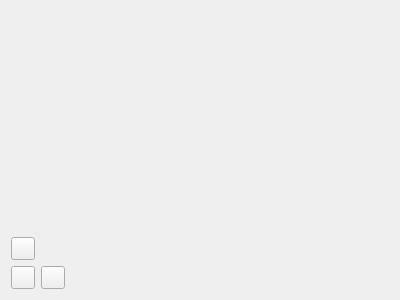
<?xml version="1.0" encoding="UTF-8"?>
<ui version="4.0">
 <class>CardHeader</class>
 <widget class="QWidget" name="CardHeader">
  <property name="geometry">
   <rect>
    <x>0</x>
    <y>0</y>
    <width>400</width>
    <height>300</height>
   </rect>
  </property>
  <property name="windowTitle">
   <string>CardHeader</string>
  </property>
  <layout class="QGridLayout" name="gridLayout">
   <item row="2" column="0">
    <widget class="TransparentToolButton" name="moveup_button">
     <property name="toolTip">
      <string>上移</string>
     </property>
     <property name="text">
      <string/>
     </property>
    </widget>
   </item>
   <item row="0" column="0" colspan="3">
    <widget class="QLabel" name="label">
     <property name="text">
      <string/>
     </property>
     <property name="alignment">
      <set>Qt::AlignmentFlag::AlignCenter</set>
     </property>
    </widget>
   </item>
   <item row="2" column="1">
    <widget class="TransparentToolButton" name="movedown_button">
     <property name="toolTip">
      <string>下移</string>
     </property>
     <property name="text">
      <string/>
     </property>
    </widget>
   </item>
   <item row="1" column="0" colspan="3">
    <widget class="TransparentToolButton" name="delete_button">
     <property name="toolTip">
      <string>删除</string>
     </property>
     <property name="text">
      <string/>
     </property>
    </widget>
   </item>
  </layout>
 </widget>
 <customwidgets>
  <customwidget>
   <class>TransparentToolButton</class>
   <extends>QToolButton</extends>
   <header>qfluentwidgets</header>
  </customwidget>
 </customwidgets>
 <resources/>
 <connections/>
</ui>
